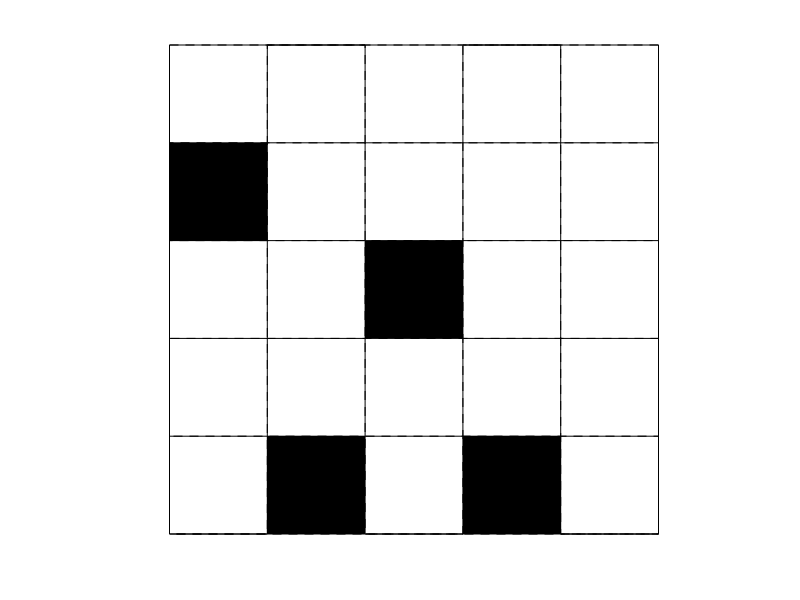

Write the MATLAB code that produced this figure.
clear all
clc


width=0;
width = input(sprintf('width:',width));
height=0;
height = input(sprintf('height:',height));
Y=ones(height,width);

limit=0;
limit = input(sprintf('how many black cells??',limit));

if (limit>1)
for blackcells=0:1:limit-1
    R1=floor((rand(1)*height)+1);
    R2=floor((rand(1)*width)+1);
    Y(R1,R2)=0;
end

imshow(Y,'InitialMagnification','fit')


%Taken from this website:
%http://blogs.mathworks.com/steve/2011/02/17/pixel-grid/
h = findobj(gcf,'type','image');
xdata = get(h, 'XData');
ydata = get(h, 'YData');
M = size(get(h,'CData'), 1);
N = size(get(h,'CData'), 2);
if M > 1
    pixel_height = diff(ydata) / (M-1);
else
    % Special case. Assume unit height.
    pixel_height = 1;
end

if N > 1
    pixel_width = diff(xdata) / (N-1);
else
    % Special case. Assume unit width.
    pixel_width = 1;
end

y_top = ydata(1) - (pixel_height/2);
y_bottom = ydata(2) + (pixel_height/2);
y = linspace(y_top, y_bottom, M+1);
x_left = xdata(1) - (pixel_width/2);
x_right = xdata(2) + (pixel_width/2);
x = linspace(x_left, x_right, N+1);
imshow(Y, 'InitialMagnification', 'fit')
hold on
plot([x(3) x(3)], [y(1) y(end)], 'r', 'LineWidth', 2)
hold off
xv = zeros(1, 2*numel(x));
xv(1:2:end) = x;
xv(2:2:end) = x;

yv = repmat([y(1) ; y(end)], 1, numel(x));
yv(:,2:2:end) = flipud(yv(:,2:2:end));

xv = xv(:);
yv = yv(:);

imshow(Y, 'InitialMagnification', 'fit')
hold on
plot(xv, yv, 'r', 'LineWidth', 2, 'Clipping', 'off')
hold off
title('Vertical pixel edges')
yh = zeros(1, 2*numel(y));
yh(1:2:end) = y;
yh(2:2:end) = y;

xh = repmat([x(1) ; x(end)], 1, numel(y));
xh(:,2:2:end) = flipud(xh(:,2:2:end));

xh = xh(:);
yh = yh(:);

imshow(Y, 'InitialMagnification', 'fit')
hold on
plot(xh, yh, 'r', 'LineWidth', 2, 'Clipping', 'off')
hold off
title('Horizontal pixel edges')
h = imshow(Y, 'InitialMagnification', 'fit');
ax = ancestor(h, 'axes');
line('Parent', ax, 'XData', xh, 'YData', yh, ...
    'Color', 'r', 'LineWidth', 2, 'Clipping', 'off');
line('Parent', ax, 'XData', xv, 'YData', yv, ...
    'Color', 'r', 'LineWidth', 2, 'Clipping', 'off');
title('All pixel edges')
dark = [0 0 0];
light = [0 0 0];
h = imshow(Y, 'InitialMagnification', 'fit');
ax = ancestor(h, 'axes');
line('Parent', ax, 'XData', xh, 'YData', yh, ...
    'Color', dark, 'LineStyle', '-', 'Clipping', 'off');
line('Parent', ax, 'XData', xh, 'YData', yh, ...
    'Color', light, 'LineStyle', '--', 'Clipping', 'off');
line('Parent', ax, 'XData', xv, 'YData', yv, ...
    'Color', dark, 'LineStyle', '-', 'Clipping', 'off');
line('Parent', ax, 'XData', xv, 'YData', yv, ...
    'Color', light, 'LineStyle', '--', 'Clipping', 'off');
else
    imshow(Y,'InitialMagnification','fit')


%Taken from this website:
%http://blogs.mathworks.com/steve/2011/02/17/pixel-grid/
h = findobj(gcf,'type','image');
xdata = get(h, 'XData');
ydata = get(h, 'YData');
M = size(get(h,'CData'), 1);
N = size(get(h,'CData'), 2);
if M > 1
    pixel_height = diff(ydata) / (M-1);
else
    % Special case. Assume unit height.
    pixel_height = 1;
end

if N > 1
    pixel_width = diff(xdata) / (N-1);
else
    % Special case. Assume unit width.
    pixel_width = 1;
end

y_top = ydata(1) - (pixel_height/2);
y_bottom = ydata(2) + (pixel_height/2);
y = linspace(y_top, y_bottom, M+1);
x_left = xdata(1) - (pixel_width/2);
x_right = xdata(2) + (pixel_width/2);
x = linspace(x_left, x_right, N+1);
imshow(Y, 'InitialMagnification', 'fit')
hold on
plot([x(3) x(3)], [y(1) y(end)], 'r', 'LineWidth', 2)
hold off
xv = zeros(1, 2*numel(x));
xv(1:2:end) = x;
xv(2:2:end) = x;

yv = repmat([y(1) ; y(end)], 1, numel(x));
yv(:,2:2:end) = flipud(yv(:,2:2:end));

xv = xv(:);
yv = yv(:);

imshow(Y, 'InitialMagnification', 'fit')
hold on
plot(xv, yv, 'r', 'LineWidth', 2, 'Clipping', 'off')
hold off
title('Vertical pixel edges')
yh = zeros(1, 2*numel(y));
yh(1:2:end) = y;
yh(2:2:end) = y;

xh = repmat([x(1) ; x(end)], 1, numel(y));
xh(:,2:2:end) = flipud(xh(:,2:2:end));

xh = xh(:);
yh = yh(:);

imshow(Y, 'InitialMagnification', 'fit')
hold on
plot(xh, yh, 'r', 'LineWidth', 2, 'Clipping', 'off')
hold off
title('Horizontal pixel edges')
h = imshow(Y, 'InitialMagnification', 'fit');
ax = ancestor(h, 'axes');
line('Parent', ax, 'XData', xh, 'YData', yh, ...
    'Color', 'r', 'LineWidth', 2, 'Clipping', 'off');
line('Parent', ax, 'XData', xv, 'YData', yv, ...
    'Color', 'r', 'LineWidth', 2, 'Clipping', 'off');
title('All pixel edges')
dark = [0 0 0];
light = [0 0 0];
h = imshow(Y, 'InitialMagnification', 'fit');
ax = ancestor(h, 'axes');
line('Parent', ax, 'XData', xh, 'YData', yh, ...
    'Color', dark, 'LineStyle', '-', 'Clipping', 'off');
line('Parent', ax, 'XData', xh, 'YData', yh, ...
    'Color', light, 'LineStyle', '--', 'Clipping', 'off');
line('Parent', ax, 'XData', xv, 'YData', yv, ...
    'Color', dark, 'LineStyle', '-', 'Clipping', 'off');
line('Parent', ax, 'XData', xv, 'YData', yv, ...
    'Color', light, 'LineStyle', '--', 'Clipping', 'off');
end 
